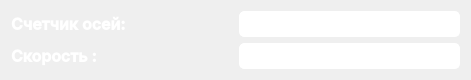
   <widget class="QWidget" name="layoutWidget">
    <property name="geometry">
     <rect>
      <x>500</x>
      <y>110</y>
      <width>471</width>
      <height>72</height>
     </rect>
    </property>
    <layout class="QVBoxLayout" name="verticalLayout_4">
     <item>
      <layout class="QHBoxLayout" name="horizontalLayout_8">
       <item>
        <widget class="QLabel" name="label">
         <property name="sizePolicy">
          <sizepolicy hsizetype="Preferred" vsizetype="Fixed">
           <horstretch>0</horstretch>
           <verstretch>0</verstretch>
          </sizepolicy>
         </property>
         <property name="font">
          <font>
           <family>Inter SemiBold</family>
           <pointsize>12</pointsize>
           <bold>true</bold>
          </font>
         </property>
         <property name="styleSheet">
          <string notr="true">color: rgb(255, 255, 255);</string>
         </property>
         <property name="text">
          <string>Счетчик осей:</string>
         </property>
        </widget>
       </item>
       <item>
        <widget class="QLineEdit" name="axis_counter">
         <property name="enabled">
          <bool>false</bool>
         </property>
         <property name="sizePolicy">
          <sizepolicy hsizetype="Preferred" vsizetype="Fixed">
           <horstretch>0</horstretch>
           <verstretch>0</verstretch>
          </sizepolicy>
         </property>
         <property name="font">
          <font>
           <family>Inter</family>
           <pointsize>13</pointsize>
          </font>
         </property>
         <property name="cursor">
          <cursorShape>IBeamCursor</cursorShape>
         </property>
         <property name="styleSheet">
          <string notr="true">color: rgb(255, 255, 255);
border: 1px solid white;
border-radius: 5px;
</string>
         </property>
        </widget>
       </item>
      </layout>
     </item>
     <item>
      <layout class="QHBoxLayout" name="horizontalLayout_7">
       <item>
        <widget class="QLabel" name="label_5">
         <property name="font">
          <font>
           <family>Inter SemiBold</family>
           <pointsize>12</pointsize>
           <bold>true</bold>
          </font>
         </property>
         <property name="styleSheet">
          <string notr="true">color: rgb(255, 255, 255);</string>
         </property>
         <property name="text">
          <string>Скорость :</string>
         </property>
        </widget>
       </item>
       <item>
        <widget class="QLineEdit" name="Speed_in">
         <property name="enabled">
          <bool>false</bool>
         </property>
         <property name="sizePolicy">
          <sizepolicy hsizetype="Preferred" vsizetype="Fixed">
           <horstretch>0</horstretch>
           <verstretch>0</verstretch>
          </sizepolicy>
         </property>
         <property name="font">
          <font>
           <family>Inter</family>
           <pointsize>13</pointsize>
          </font>
         </property>
         <property name="cursor">
          <cursorShape>IBeamCursor</cursorShape>
         </property>
         <property name="styleSheet">
          <string notr="true">color: rgb(255, 255, 255);
border: 1px solid white;
border-radius: 5px;
</string>
         </property>
        </widget>
       </item>
      </layout>
     </item>
    </layout>
   </widget>
